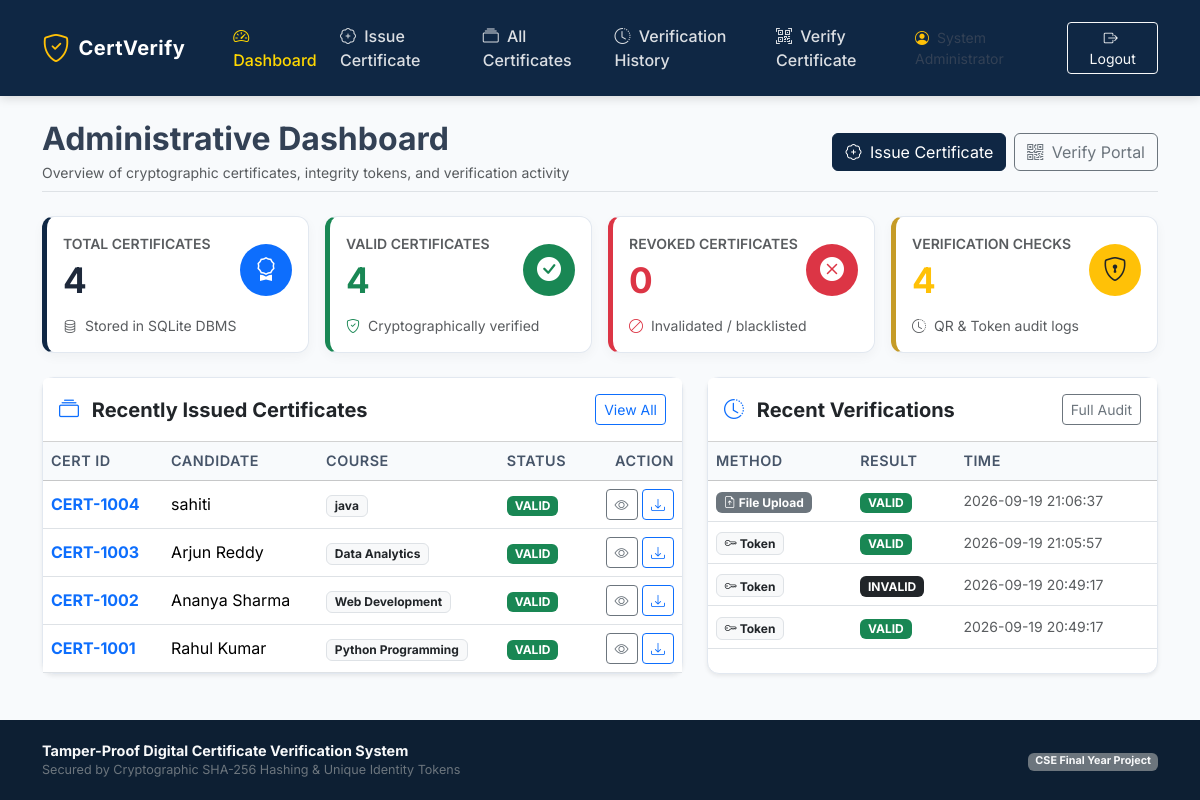
The app's page /dashboard (signed in) with its own data.
### tables this page shows
CREATE TABLE users (
    id INTEGER PRIMARY KEY AUTOINCREMENT,
    name TEXT NOT NULL,
    email TEXT UNIQUE NOT NULL,
    username TEXT UNIQUE NOT NULL,
    password_hash TEXT NOT NULL,
    role TEXT NOT NULL DEFAULT 'admin',
    created_at TIMESTAMP DEFAULT CURRENT_TIMESTAMP
);

CREATE TABLE certificates (
    id INTEGER PRIMARY KEY AUTOINCREMENT,
    certificate_id TEXT UNIQUE NOT NULL,
    candidate_name TEXT NOT NULL,
    course_name TEXT NOT NULL,
    institution_name TEXT NOT NULL,
    issue_date TEXT NOT NULL,
    certificate_type TEXT NOT NULL DEFAULT 'Course Completion',
    file_path TEXT,
    sha256_hash TEXT NOT NULL,
    token TEXT UNIQUE NOT NULL,
    qr_code_path TEXT,
    status TEXT NOT NULL DEFAULT 'VALID',
    created_at TIMESTAMP DEFAULT CURRENT_TIMESTAMP,
    updated_at TIMESTAMP DEFAULT CURRENT_TIMESTAMP
);

CREATE TABLE verifications (
    id INTEGER PRIMARY KEY AUTOINCREMENT,
    certificate_id INTEGER,
    token_entered TEXT NOT NULL,
    verification_result TEXT NOT NULL,
    verification_method TEXT NOT NULL,
    verified_at TIMESTAMP DEFAULT CURRENT_TIMESTAMP,
    FOREIGN KEY (certificate_id) REFERENCES certificates (id) ON DELETE SET NULL
);

### app.py (the view)
@app.route('/dashboard')
@login_required
def dashboard():
    stats = get_dashboard_stats()
    return render_template('dashboard.html', stats=stats)

### templates/dashboard.html (shortened to what this page needs)
{% extends "base.html" %}
{% block content %}
<div class="d-flex justify-content-between align-items-center mb-4 pb-2 border-bottom">
    <div>
        <h2 class="fw-bold mb-1">Administrative Dashboard</h2>
        <p class="text-muted small mb-0">Overview of cryptographic certificates, integrity tokens, and verification activity</p>
    </div>
    <div class="d-flex gap-2">
        <a href="{{ url_for('issue_certificate') }}" class="btn btn-primary">
            <i class="bi bi-patch-plus me-1"></i> Issue Certificate
        </a>
        <a href="{{ url_for('verify') }}" class="btn btn-outline-secondary">
            <i class="bi bi-qr-code me-1"></i> Verify Portal
        </a>
    </div>
</div>
<div class="row g-3 mb-4">
    <div class="col-sm-6 col-xl-3">
        <div class="card p-3 stat-card">
            <div class="d-flex justify-content-between align-items-center">
                <div>
                    <div class="text-muted small fw-semibold text-uppercase">Total Certificates</div>
                    <div class="stat-number">{{ stats.total_certificates }}</div>
                </div>
                <div class="bg-primary text-white rounded-circle p-3 d-flex align-items-center justify-content-center" style="width: 52px; height: 52px;">
                    <i class="bi bi-award fs-4"></i>
                </div>
            </div>
            <div class="mt-2 small text-muted">
                <i class="bi bi-database me-1"></i> Stored in SQLite DBMS
            </div>
        </div>
    </div>
    <div class="col-sm-6 col-xl-3">
        <div class="card p-3 stat-card stat-valid">
            <div class="d-flex justify-content-between align-items-center">
                <div>
                    <div class="text-muted small fw-semibold text-uppercase">Valid Certificates</div>
                    <div class="stat-number text-success">{{ stats.valid_certificates }}</div>
                </div>
                <div class="bg-success text-white rounded-circle p-3 d-flex align-items-center justify-content-center" style="width: 52px; height: 52px;">
                    <i class="bi bi-check-circle-fill fs-4"></i>
                </div>
            </div>
            <div class="mt-2 small text-muted">
                <i class="bi bi-shield-check me-1 text-success"></i> Cryptographically verified
            </div>
        </div>
    </div>
    <div class="col-sm-6 col-xl-3">
        <div class="card p-3 stat-card stat-revoked">
            <div class="d-flex justify-content-between align-items-center">
                <div>
                    <div class="text-muted small fw-semibold text-uppercase">Revoked Certificates</div>
                    <div class="stat-number text-danger">{{ stats.revoked_certificates }}</div>
                </div>
                <div class="bg-danger text-white rounded-circle p-3 d-flex align-items-center justify-content-center" style="width: 52px; height: 52px;">
                    <i class="bi bi-x-circle-fill fs-4"></i>
                </div>
            </div>
            <div class="mt-2 small text-muted">
                <i class="bi bi-ban me-1 text-danger"></i> Invalidated / blacklisted
            </div>
        </div>
    </div>
    <div class="col-sm-6 col-xl-3">
        <div class="card p-3 stat-card stat-verifications">
            <div class="d-flex justify-content-between align-items-center">
                <div>
                    <div class="text-muted small fw-semibold text-uppercase">Verification Checks</div>
                    <div class="stat-number text-warning">{{ stats.total_verifications }}</div>
                </div>
                <div class="bg-warning text-dark rounded-circle p-3 d-flex align-items-center justify-content-center" style="width: 52px; height: 52px;">
                    <i class="bi bi-shield-lock fs-4"></i>
                </div>
            </div>
            <div class="mt-2 small text-muted">
                <i class="bi bi-clock-history me-1"></i> QR & Token audit logs
            </div>
        </div>
    </div>
</div>
<div class="row g-4">
    <div class="col-lg-7">
        <div class="card shadow-sm h-100">
            <div class="card-header bg-white py-3 d-flex justify-content-between align-items-center">
                <h5 class="card-title fw-bold mb-0">
                    <i class="bi bi-collection text-primary me-2"></i> Recently Issued Certificates
                </h5>
                <a href="{{ url_for('certificates') }}" class="btn btn-outline-primary btn-sm">View All</a>
            </div>
            <div class="card-body p-0">
                <div class="table-responsive">
                    <table class="table table-hover align-middle mb-0">
                        <thead class="table-light">
                            <tr>
                                <th>Cert ID</th>
                                <th>Candidate</th>
                                <th>Course</th>
                                <th>Status</th>
                                <th class="text-end">Action</th>
                            </tr>
                        </thead>
                        <tbody>
                            {% if stats.recent_certificates %}
                                {% for cert in stats.recent_certificates %}
                                <tr>
                                    <td class="fw-bold text-primary">{{ cert.certificate_id }}</td>
                                    <td>{{ cert.candidate_name }}</td>
                                    <td><span class="badge bg-light text-dark border">{{ cert.course_name }}</span></td>
                                    <td>
                                        {% if cert.status == 'VALID' %}
                                            <span class="badge bg-success">VALID</span>
                                        {% elif cert.status == 'REVOKED' %}
                                            <span class="badge bg-danger">REVOKED</span>
                                        {% else %}
                                            <span class="badge bg-warning text-dark">{{ cert.status }}</span>
                                        {% endif %}
                                    </td>
                                    <td class="text-end">
                                        <a href="{{ url_for('certificate_details', cert_id=cert.id) }}" class="btn btn-sm btn-outline-secondary" title="View Details">
                                            <i class="bi bi-eye"></i>
                                        </a>
                                        <a href="{{ url_for('download_certificate', cert_id=cert.id) }}" class="btn btn-sm btn-outline-primary" title="Download PDF">
                                            <i class="bi bi-download"></i>
                                        </a>
                                    </td>
                                </tr>
                                {% endfor %}
                            {% else %}
                                <tr>
                                    <td colspan="5" class="text-center py-4 text-muted">No certificates issued yet.</td>
                                </tr>
                            {% endif %}
                        </tbody>
                    </table>
                </div>
            </div>
        </div>
    </div>
    <div class="col-lg-5">
        <div class="card shadow-sm h-100">
            <div class="card-header bg-white py-3 d-flex justify-content-between align-items-center">
                <h5 class="card-title fw-bold mb-0">
                    <i class="bi bi-clock-history text-primary me-2"></i> Recent Verifications
                </h5>
                <a href="{{ url_for('verifications') }}" class="btn btn-outline-secondary btn-sm">Full Audit</a>
            </div>
            <div class="card-body p-0">
                <div class="table-responsive">
                    <table class="table table-hover align-middle mb-0">
                        <thead class="table-light">
                            <tr>
                                <th>Method</th>
                                <th>Result</th>
                                <th>Time</th>
                            </tr>
                        </thead>
                        <tbody>
                            {% if stats.recent_verifications %}
                                {% for v in stats.recent_verifications %}
                                <tr>
                                    <td>
                                        {% if v.verification_method == 'QR' %}
                                            <span class="badge bg-info text-dark"><i class="bi bi-qr-code"></i> QR Scan</span>
                                        {% elif v.verification_method == 'FILE_UPLOAD' %}
                                            <span class="badge bg-secondary"><i class="bi bi-file-earmark-arrow-up"></i> File Upload</span>
                                        {% else %}
                                            <span class="badge bg-light text-dark border"><i class="bi bi-key"></i> Token</span>
                                        {% endif %}
                                    </td>
                                    <td>
                                        {% if v.verification_result == 'VALID' %}
                                            <span class="badge bg-success">VALID</span>
                                        {% elif v.verification_result == 'TAMPERED' %}
                                            <span class="badge bg-danger">TAMPERED</span>
                                        {% elif v.verification_result == 'REVOKED' %}
                                            <span class="badge bg-warning text-dark">REVOKED</span>
                                        {% else %}
                                            <span class="badge bg-dark">INVALID</span>
                                        {% endif %}
                                    </td>
                                    <td class="small text-muted">{{ v.verified_at }}</td>
                                </tr>
                                {% endfor %}
                            {% else %}
                                <tr>
                                    <td colspan="3" class="text-center py-4 text-muted">No verification logs recorded.</td>
                                </tr>
                            {% endif %}
                        </tbody>
                    </table>
                </div>
            </div>
        </div>
    </div>
</div>
{% endblock %}

### templates/base.html (shortened to what this page needs)
<!DOCTYPE html>
<html lang="en">
<head>
    <link href="https://cdn.jsdelivr.net/npm/bootstrap@5.3.3/dist/css/bootstrap.min.css" rel="stylesheet">
    <link rel="stylesheet" href="https://cdn.jsdelivr.net/npm/bootstrap-icons@1.11.3/font/bootstrap-icons.min.css">
    <link rel="stylesheet" href="{{ url_for('static', filename='css/style.css') }}">
</head>
<body>
    <nav class="navbar navbar-expand-lg navbar-dark navbar-custom py-3">
        <div class="container">
            <a class="navbar-brand d-flex align-items-center gap-2" href="{{ url_for('dashboard') if current_user else url_for('verify') }}">
                <i class="bi bi-shield-check text-warning fs-3"></i>
                <span class="fs-5">CertVerify</span>
            </a>
            <div class="collapse navbar-collapse" id="navbarMain">
                <ul class="navbar-nav me-auto mb-2 mb-lg-0 ms-lg-4">
                    {% if current_user %}
                    <li class="nav-item">
                        <a class="nav-link {{ 'active' if request.endpoint == 'dashboard' }}" href="{{ url_for('dashboard') }}">
                            <i class="bi bi-speedometer2 me-1"></i> Dashboard
                        </a>
                    </li>
                    <li class="nav-item">
                        <a class="nav-link {{ 'active' if request.endpoint == 'issue_certificate' }}" href="{{ url_for('issue_certificate') }}">
                            <i class="bi bi-patch-plus me-1"></i> Issue Certificate
                        </a>
                    </li>
                    <li class="nav-item">
                        <a class="nav-link {{ 'active' if request.endpoint == 'certificates' }}" href="{{ url_for('certificates') }}">
                            <i class="bi bi-collection me-1"></i> All Certificates
                        </a>
                    </li>
                    <li class="nav-item">
                        <a class="nav-link {{ 'active' if request.endpoint == 'verifications' }}" href="{{ url_for('verifications') }}">
                            <i class="bi bi-clock-history me-1"></i> Verification History
                        </a>
                    </li>
                    {% endif %}
                    <li class="nav-item">
                        <a class="nav-link {{ 'active' if request.endpoint in ['verify', 'verify_token'] }}" href="{{ url_for('verify') }}">
                            <i class="bi bi-qr-code-scan me-1"></i> Verify Certificate
                        </a>
                    </li>
                </ul>
                <div class="d-flex align-items-center gap-3">
                    {% if current_user %}
                    <span class="text-light-50 small d-none d-md-inline">
                        <i class="bi bi-person-circle me-1 text-warning"></i> {{ current_user.name }}
                    </span>
                    <a href="{{ url_for('logout') }}" class="btn btn-outline-light btn-sm px-3">
                        <i class="bi bi-box-arrow-right me-1"></i> Logout
                    </a>
                    {% else %}
                    <a href="{{ url_for('login') }}" class="btn btn-warning btn-sm px-3 fw-semibold">
                        <i class="bi bi-box-arrow-in-right me-1"></i> Admin Login
                    </a>
                    {% endif %}
                </div>
            </div>
        </div>
    </nav>
    <main class="container my-4 flex-grow-1">
        {% block content %}{% endblock %}
    </main>
    <footer>
        <div class="container text-center">
            <div class="row align-items-center">
                <div class="col-md-6 text-md-start mb-2 mb-md-0">
                    <span class="fw-bold text-light">Tamper-Proof Digital Certificate Verification System</span>
                    <div class="small text-secondary">Secured by Cryptographic SHA-256 Hashing & Unique Identity Tokens</div>
                </div>
                <div class="col-md-6 text-md-end">
                    <span class="badge bg-secondary text-light">CSE Final Year Project</span>
                </div>
            </div>
        </div>
    </footer>
</body>
</html>

### records on screen
users: name "System Administrator"
certificates: certificate_id "CERT-1004", candidate_name "sahiti", course_name "java", status "VALID"
certificates: certificate_id "CERT-1003", candidate_name "Arjun Reddy", course_name "Data Analytics", status "VALID"
certificates: certificate_id "CERT-1002", candidate_name "Ananya Sharma", course_name "Web Development", status "VALID"
certificates: certificate_id "CERT-1001", candidate_name "Rahul Kumar", course_name "Python Programming", status "VALID"
verifications: verification_method "FILE_UPLOAD" (drawn), verification_result "VALID", verified_at "2026-09-19 21:06:37"
verifications: verification_method "TOKEN" (drawn), verification_result "VALID", verified_at "2026-09-19 21:05:57"
verifications: verification_method "TOKEN" (drawn), verification_result "INVALID", verified_at "2026-09-19 20:49:17"
verifications: verification_method "TOKEN" (drawn), verification_result "VALID", verified_at "2026-09-19 20:49:17"

### other values on screen
{{ stats.total_certificates }} "4"
{{ stats.valid_certificates }} "4"
{{ stats.revoked_certificates }} "0"
{{ stats.total_verifications }} "4"
